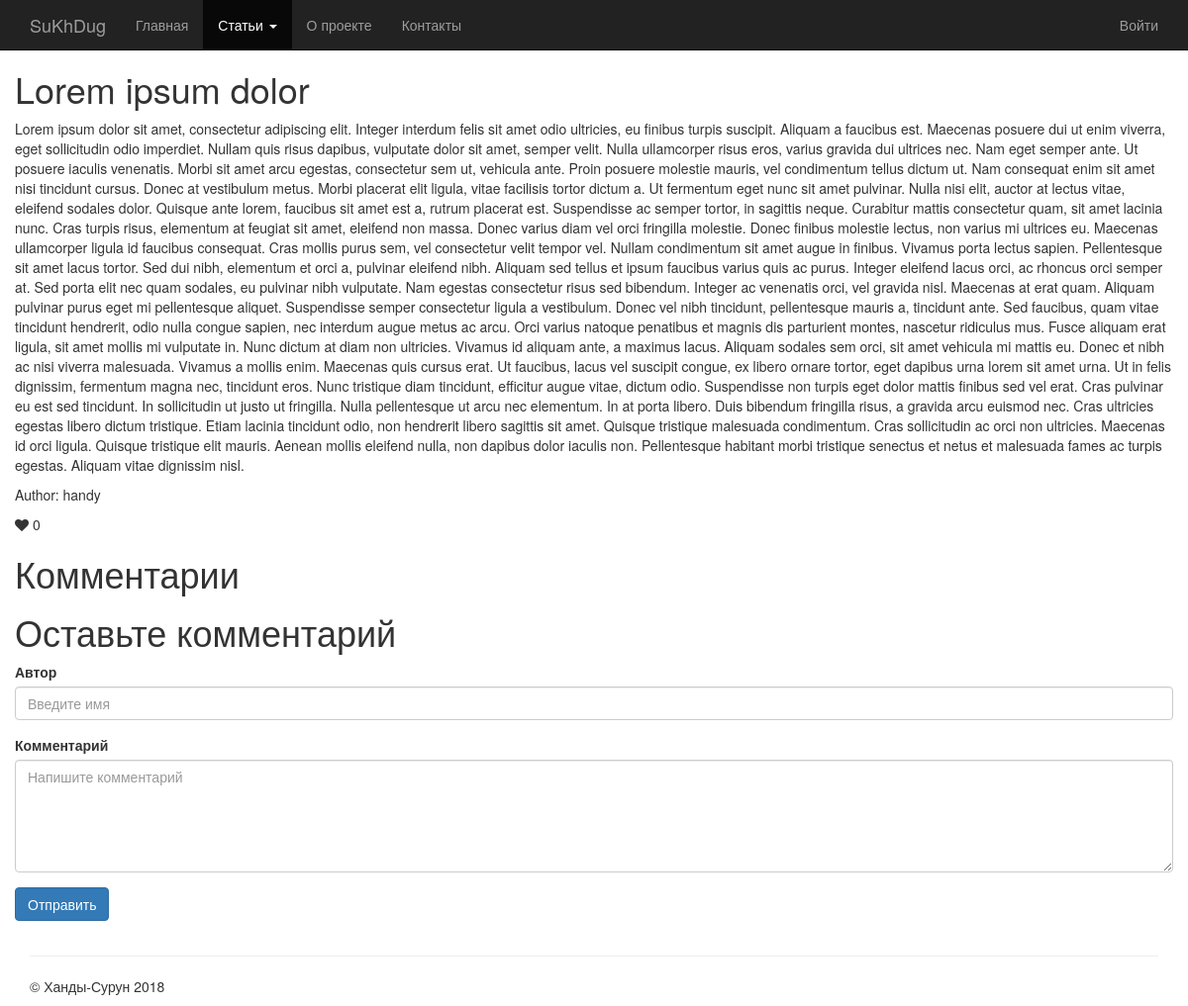
The app's page /article/2, older data.
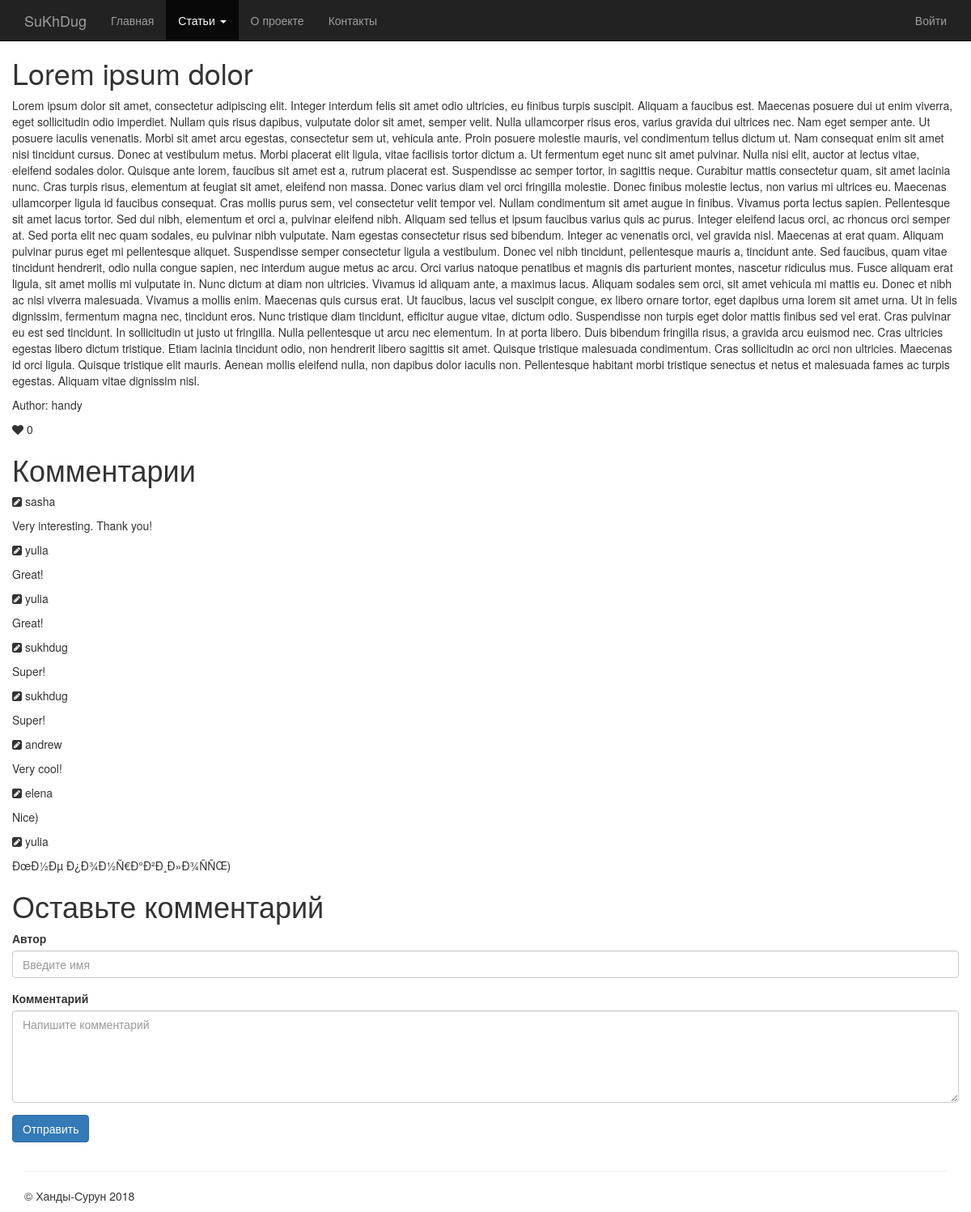
The same page, newer data.
### tables this page shows
CREATE TABLE `articles` (
  `id` int(11) NOT NULL AUTO_INCREMENT,
  `title` varchar(255) NOT NULL,
  `author` varchar(255) NOT NULL,
  `body` text NOT NULL,
  `short_content` varchar(255) NOT NULL,
  `like_count` int(11) NOT NULL,
  PRIMARY KEY (`id`)
);

CREATE TABLE `comments` (
  `id` int(11) NOT NULL AUTO_INCREMENT,
  `body` text NOT NULL,
  `author` varchar(255) NOT NULL,
  `article_id` int(11) NOT NULL,
  PRIMARY KEY (`id`)
);

### config/routes.php (called while the page is built)
<?php
return array(
    'admin/article/edit/([0-9]+)' => 'admin/edit/$1',
    'admin/article/([0-9]+)' => 'admin/view/$1',
    'admin/article/add' => 'admin/add',
    'articles/page/([0-9]+)' => 'articles/index/$1',
    'article/([0-9]+)' => 'articles/view/$1',
    'articles' => 'articles/index/$1',
    'about' => 'main/about',
    'contacts' => 'main/contact',
    'signup' => 'users/signup',
    'login' => 'users/login',
    'logout' => 'users/logout',
    'admin' => 'admin/index',
    '' => 'main/index'
);

### index.php (called while the page is built, shortened)
<?php
require_once(ROOT.'/config/Router.php');
$router = new Router();
$router->run();

### model/Article.php (called while the page is built, shortened)
<?php
class Article
{
    public function getArticlesItemByID($id)
    {
        $id = intval($id);
        if ($id) {
            $db = Database::getConnection();
            $sql = 'SELECT * FROM articles WHERE id=' . $id;
            $result = $db->prepare($sql);
            $result->execute();
            $result->setFetchMode(PDO::FETCH_ASSOC);
            $articlesItem = $result->fetch();
            return $articlesItem;
        }
    }
}

### model/Comment.php (called while the page is built, shortened)
<?php
class Comment
{
    public function getCommentsList($article_id) {
        $article_id = intval($article_id);
        if ($article_id) {
            $db = Database::getConnection();
            $commentsList = array();
            $sql = 'SELECT id, body, author FROM comments WHERE article_id=' . $article_id;
            $result = $db->prepare($sql);
            $result->execute();
            $i = 0;
            while($row = $result->fetch()) {
                $commentsList[$i]['id'] = $row['id'];
                $commentsList[$i]['body'] = $row['body'];
                $commentsList[$i]['author'] = $row['author'];
                $i++;
            }
            return $commentsList;
        }
    }
}

### view/articles/view.php (the view, shortened to what this page needs)
<?php require_once(ROOT . '/view/layout.php'); ?>
<html>
    <head>
    </head>
    <body>
        <div class="navbar navbar-inverse navbar-fixed-top" role="navigation">
            <div class="container">
                <div class="navbar-header">
                    <a class="navbar-brand" href="#">SuKhDug</a>
                </div>
                <div class="collapse navbar-collapse">
                    <ul class="nav navbar-nav">
                        <li><a href="/">Главная</a></li>
                        <li class="dropdown active"><a href="#" class="dropdown-toggle" data-toggle="dropdown">Статьи <span class="caret"></span></a>
                        </li>
                        <li><a href="/about">О проекте</a></li>
                        <li><a href="/contacts">Контакты</a></li>
                    </ul>
                    <ul class="nav navbar-nav navbar-right">
                        <?php if (isset($_SESSION['logged'])): ?>
                            <li class="dropdown"><a href="" class="dropdown-toggle" data-toggle="dropdown">Привет, <?= $_SESSION['logged']['login']; ?>!</a>
                                <ul class="dropdown-menu">
                                    <?php if ($_SESSION['logged']['admin']): ?>
                                        <li><a href="/admin">Администрирование</a></li>
                                    <?php endif; ?>
                                    <li><a href="/logout">Выйти</a></li>
                                </ul>
                            </li>
                        <?php else: ?>
                            <li><a href="/login">Войти</a></li>
                        <?php endif; ?>
                    </ul>
                </div>
            </div>
        </div>
        <div class="container">
            <div class="row">
                <h1><?= $articlesItem['title']; ?></h1>
                <p><?= $articlesItem['body']; ?></p>
                <p>Author: <?= $articlesItem['author']; ?></p>
                <p><i class="fa fa-heart"></i> <?= $articlesItem['like_count']; ?></p>
                <h1>Комментарии</h1>
                <?php foreach($commentsList as $commentItem){?>
                    <div>
                        <p><i class="fa fa-pencil-square"></i> <?= $commentItem['author']; ?></p>
                        <p><?= $commentItem['body']; ?></p>
                    </div>
                <?php } ?>
                <h1>Оставьте комментарий</h1>
                <form   name="AddComment"
                        method="POST">
                    <div class="form-group">
                        <label for="inputAuthor">Автор</label>
                        <input type="text" name="inputAuthor" class="form-control" id="author" placeholder="Введите имя" required>
                    </div>
                    <div class="form-group">
                        <label for="inputBody">Комментарий</label>
                        <textarea name="inputComment" class="form-control" id="body" rows="5" placeholder="Напишите комментарий" required></textarea>
                    </div>
                    <div class="form-group">
                        <button type="submit" name="submit" class="btn btn-primary" id="submit">Отправить</button>
                    </div>
                </form>
            </div>
        </div>
        <div class="container">
            <hr>
            <footer>
                <p>&copy; Ханды-Сурун 2018</p>
            </footer>
        </div>
    </body>
</html>

### config/Router.php (shortened to what this page needs)
<?php
class Router
{
    private $routes;
    public function __construct()
    {
        $routesPath = 'routes.php';
        $this->routes = include($routesPath);
    }
    private function getURI()
    {
        if (!empty($_SERVER['REQUEST_URI'])) {
            return trim($_SERVER['REQUEST_URI'], '/');
        }
    }
    public function run()
    {
        $uri = $this->getURI();
        foreach ($this->routes as $uriPattern => $path) {
            if(preg_match("~$uriPattern~", $uri)) {
                $internalRoute = preg_replace("~$uriPattern~", $path, $uri);
                $segments = explode('/', $internalRoute);
                $controllerName = array_shift($segments).'Controller';
                $actionName = 'action'.ucfirst(array_shift($segments));
                $parameters = $segments;
                $controllerObject = new $controllerName;
                $result = call_user_func_array(array($controllerObject, $actionName), $parameters);
                if ($result != null) {
                    break;
                }
            }
        }
    }
}

### controller/ArticlesController.php (shortened to what this page needs)
<?php
include_once ROOT. '/model/Article.php';
include_once ROOT. '/model/Comment.php';
class ArticlesController
{
    public function actionView($id)
    {
        $commentModel = new Comment();
        $articleModel = new Article();
        $id = intval($id);
        if ($id) {
            $articlesItem = $articleModel->getArticlesItemByID($id);
            $commentsList = $commentModel->getCommentsList($id);
            require_once(ROOT . '/view/articles/view.php');
        }
        return true;
    }
}

### view/layout.php (shortened to what this page needs)
<link href="/template/css/bootstrap.css" rel="stylesheet" type="text/css" media="screen" />
<link href="/template/css/font-awesome.css" rel="stylesheet" type="text/css" media="screen" />
<link href="/template/css/common-styles.css" rel="stylesheet" type="text/css" media="screen" />

### template/css/common-styles.css (style rules this page uses)
body { padding-top: 50px; }
a { color: #444444; }

Row changes from the older to the newer data that the page shows:
added comments: author "sasha", body "Very interesting. Thank you!"
added comments: author "yulia", body "Great!"
added comments: author "yulia", body "Great!"
added comments: author "sukhdug", body "Super!"
added comments: author "sukhdug", body "Super!"
added comments: author "andrew", body "Very cool!"
added comments: author "elena", body "Nice)"
added comments: author "yulia", body "ÐœÐ½Ðµ Ð¿Ð¾Ð½Ñ€Ð°Ð²Ð¸Ð»Ð¾ÑÑŒ)"
